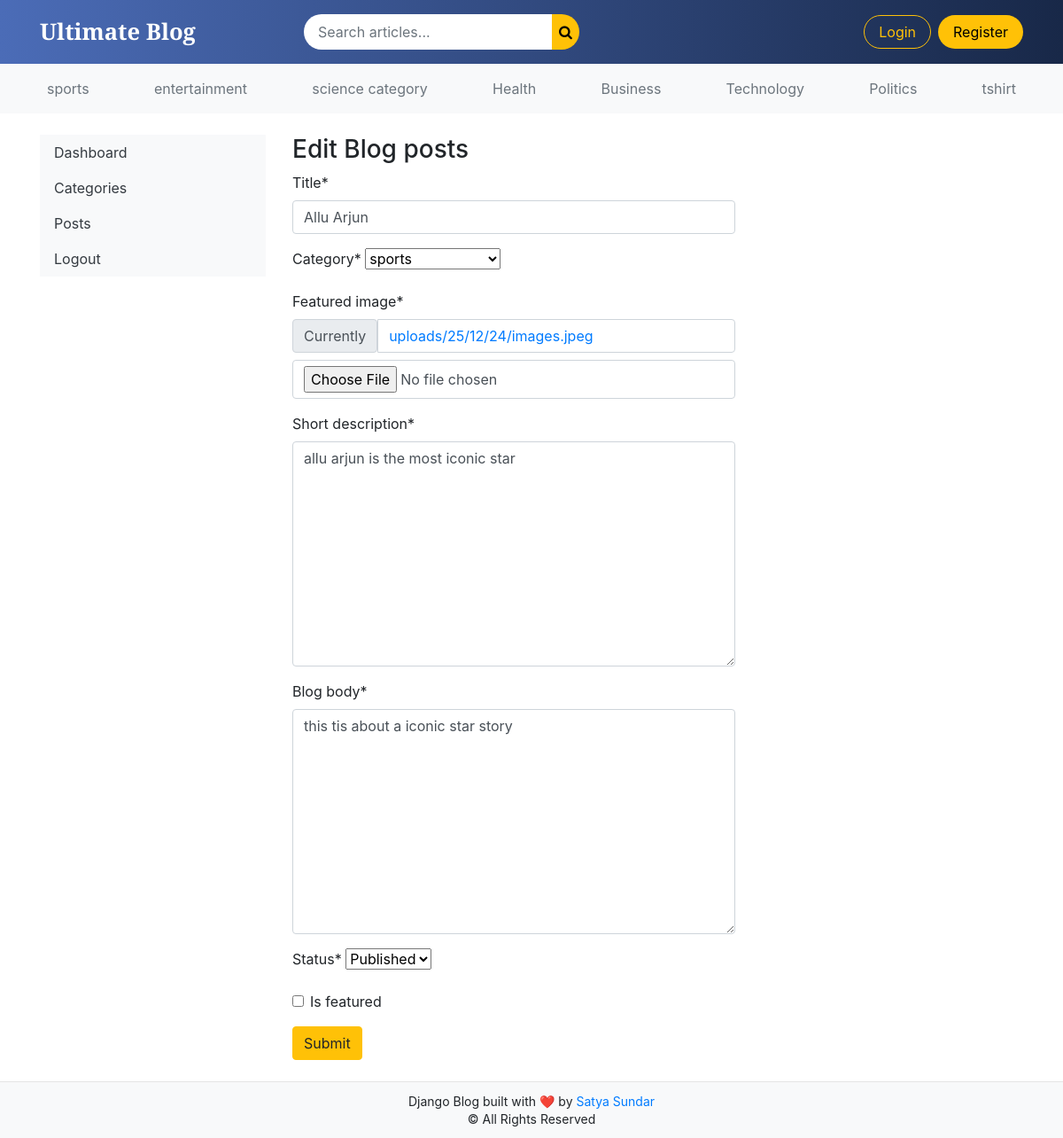
Screenshot of /dashboard/posts/edit/5/ with the database file from the repository.
### blogs/models.py (models this page shows, shortened)
class Category(models.Model):
    category_name =models.CharField(max_length=50, unique=True)
    created_at =models.DateTimeField(auto_now_add=True)
    updated_at =models.DateTimeField(auto_now=True)
    class Meta:
        verbose_name_plural ='Categories'
    def __str__(self):
        return self.category_name

class Blog(models.Model):
    title =models.CharField()
    slug =models.SlugField(max_length=150,unique=True)
    category=models.ForeignKey(Category, on_delete=models.CASCADE)
    author=models.ForeignKey(User, on_delete=models.CASCADE)
    featured_image =models.ImageField(upload_to='uploads/%y/%m/%d')
    short_description=models.TextField()
    blog_body =models.TextField(max_length=2000)
    status = models.CharField(max_length=20, choices=STATUS_CHOICES, default="Draft")
    is_featured=models.BooleanField(default=False)
    created_at=models.DateTimeField(auto_now_add=True)
    updated_at=models.DateTimeField(auto_now=True)

### dashboards/views.py (the view, shortened to what this page needs)
# urls.py: path('posts/edit/<int:pk>/',views.edit_post,name='edit_post'),
def edit_post(request,pk):
    post =get_object_or_404(Blog,pk=pk)
    form =BlogPostForm(instance=post)
    context ={
        'form':form,
        'post':post,
    }
    return render(request,'dashboard/edit_post.html',context)

### dashboards/forms.py
class BlogPostForm(forms.ModelForm):
    class Meta:
        model =Blog
        fields =('title','category', 'featured_image', 'short_description', 'blog_body','status','is_featured')

### blogs/context_processors.py (called while the page is built)
def get_categories(request):
    categories =Category.objects.all()
    return dict(categories=categories)

def get_social_links(request):
    social_links = SocialLink.objects.all()
    return dict(social_links=social_links)

### templates/dashboard/edit_post.html (shortened to what this page needs)
{% extends "base.html" %}
{% block content %}
{% load crispy_forms_tags %}
<div class="row">
    {% include "dashboard/sidebar.html"%}
<div class="col-md-9">
    <h3>Edit Blog posts </h3>
    <form action="{% url "edit_post" post.id %}" method="POST" enctype="multipart/form-data" style="width:500px;">
        {{ form | crispy}}
        <button type="submit" class="btn btn-warning">Submit</button>
    </form>
    <br>
</div>
</div>
{% endblock  %}

### templates/base.html (shortened to what this page needs)
{% load static %}
<!DOCTYPE html>
<html lang="en">
<head>
    <link rel="stylesheet" href="https://getbootstrap.com/docs/4.0/dist/css/bootstrap.min.css">
    <link rel="stylesheet" href="{% static 'css/style.css' %}">
    <link rel="stylesheet" href="https://cdnjs.cloudflare.com/ajax/libs/font-awesome/4.7.0/css/font-awesome.min.css">
</head>
<body>
<div class="page-wrapper">
<nav class="navbar navbar-expand-lg custom-navbar sticky-top">
    <div class="container">
        <a class="navbar-brand logo-text" href="/">Ultimate Blog</a>
        <div class="collapse navbar-collapse" id="mainNavbar">
            <form class="form-inline mx-auto search-box" action="{% url 'search' %}" method="GET">
                <input class="form-control search-input" type="search" name="keyword"
                       value="{{ keyword }}" placeholder="Search articles...">
                <button class="btn btn-search p-2" type="submit">
                    <i class="fa fa-search"></i>
                </button>
            </form>
            <ul class="navbar-nav ml-auto align-items-center">
                {% if user.is_authenticated %}
                    <li class="nav-item">
                        <a class="nav-link nav-hover" href="{% url 'dashboard' %}">
                            <i class="fa fa-dashboard"></i> Dashboard
                        </a>
                    </li>
                    <li class="nav-item ml-2">
                       <form method="post" action="{% url 'logout' %}"
      onsubmit="return confirm('Are you sure you want to logout?');">
    {% csrf_token %}
    <button class="btn btn-logout" type="submit">Logout</button>
</form>
                    </li>
                {% else %}
                    <li class="nav-item">
                        <a class="btn btn-login" href="{% url 'login' %}">Login</a>
                    </li>
                    <li class="nav-item ml-2">
                        <a class="btn btn-register" href="{% url 'register' %}">Register</a>
                    </li>
                {% endif %}
            </ul>
        </div>
    </div>
</nav>
<div class="nav-scroller py-2 mb-3 bg-light">
    <div class="container">
        <nav class="nav d-flex justify-content-between">
            {% for cat in categories %}
                <a class="p-2 text-muted category-link"
                   href="{% url 'post_by_category' cat.id %}">
                    {{ cat.category_name }}
                </a>
            {% endfor %}
        </nav>
    </div>
</div>
<main id="page-content">
    <div class="container mt-4">
        {% block content %}
        {% endblock %}
    </div>
</main>
<footer class="blog-footer">
    <div class="footer-inner">
        <span>
            Django Blog built with ❤️ by
            <a href="https://github.com/satyaumi/django-blocg" target="_blank">
                Satya Sundar
            </a>
        </span>
        <span class="d-block">© All Rights Reserved</span>
    </div>
</footer>
</body>
</html>

### static/css/style.css (style rules this page uses)
.custom-navbar { background: linear-gradient(90deg, #4b6cb7, #182848); padding: 12px 0; }
.logo-text { font-family: 'Playfair Display', serif; font-size: 1.6rem; color: #fff !important; font-weight: 700; }
.search-box { max-width: 420px; width: 100%; }
.search-input { border-radius: 30px 0 0 30px; border: none; padding: 8px 16px; }
.btn-search { border-radius: 0 30px 30px 0; background: #ffc107; border: none; color: #000; }
.btn-login { background: transparent; border: 1px solid #ffc107; color: #ffc107; border-radius: 20px; padding: 6px 16px; }
.btn-register { background: #ffc107; color: #000; border-radius: 20px; padding: 6px 16px; }
html, body { height: 100%; margin: 0; }
body { display: flex; flex-direction: column; }
#page-content { flex: 1; min-height: calc(100vh - 160px); }
.blog-footer { background: #f8f9fa; border-top: 1px solid #e5e5e5; padding: 12px 0; text-align: center; }
.footer-inner { font-size: 14px; line-height: 1.4; }

### rows the page displays
Category: category_name "sports"
Category: category_name "entertainment"
Category: category_name "science category"
Category: category_name "Health"
Category: category_name "Business"
Category: category_name "Technology"
Category: category_name "Politics"
Category: category_name "tshirt"
Blog: title "Allu Arjun", category "sports", short_description "allu arjun is the most iconic star", blog_body "this tis about a iconic star story", status "Published"
